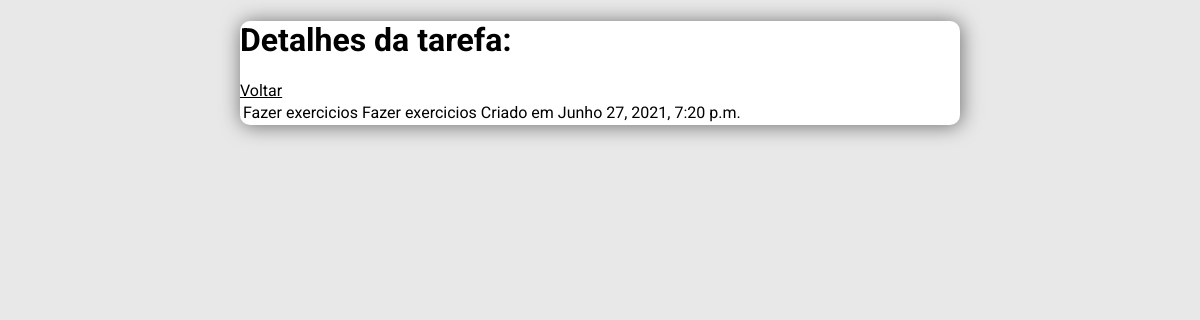
Page /tarefa/14 (signed in) on the committed database.
### Tarefas/models.py (models this page shows, shortened)
class Tarefas(models.Model):
    user = models.ForeignKey(User, on_delete=models.CASCADE,null=True,blank=True)
    titulo = models.CharField(max_length=200)
    descricao = models.TextField(null=True, blank=True)
    completa = models.BooleanField(default=False)
    data_de_criacao = models.DateTimeField(auto_now_add=True)
    class Meta:
        ordering = ['completa']

### Tarefas/views.py (the view)
# urls.py: path('tarefa/<int:pk>',TarefasDetail.as_view(),name='detalhetarefa'),
class TarefasDetail(LoginRequiredMixin,DetailView):
    model = Tarefas
    context_object_name = 'Tarefas'

### Tarefas/templates/Tarefas/tarefas_detail.html
{% extends 'Tarefas/main.html' %}
{% block content %}
    <H1>Detalhes da tarefa:</H1>
    <a href="{% url 'listatarefa' %}">Voltar</a>
    <table>
        <tr>
            <td>{{Tarefas.titulo}}</td>
            <td>{{Tarefas.descricao}}</td>
            <td>Criado em {{Tarefas.data_de_criacao}}</td>
        </tr>
    </table>
{% endblock %}

### Tarefas/static/Tarefas/style.css (style rules this page uses)
.body { font-family: 'Roboto', sans-serif; background-color: rgb(232, 232, 232); margin-top: 20px; }
a { color: rgb(0, 0, 0); }

### rows in the picture
Tarefas: titulo "Fazer exercicios", descricao "Fazer exercicios", data_de_criacao "Junho 27, 2021, 7:20 p.m."
